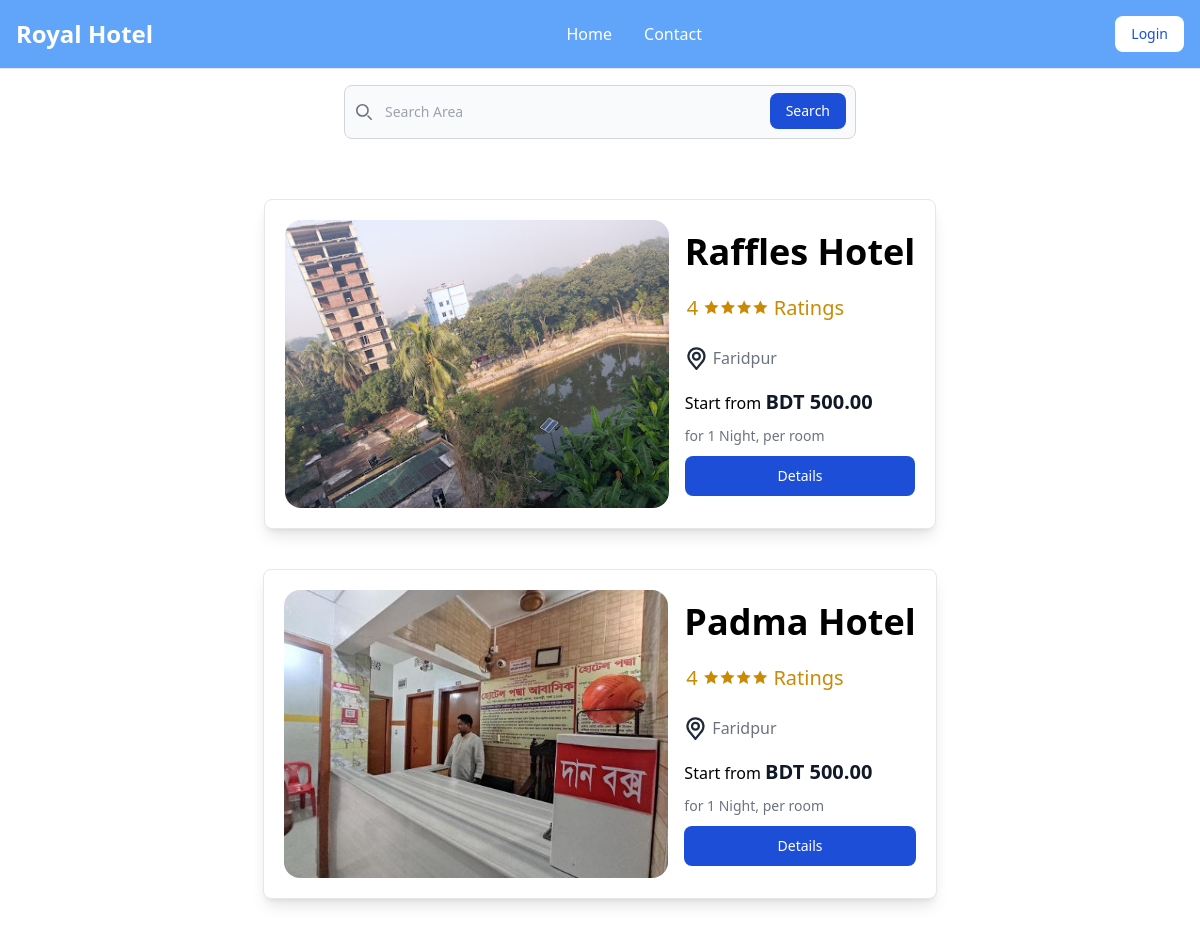
The app's page / (upper part), older data.
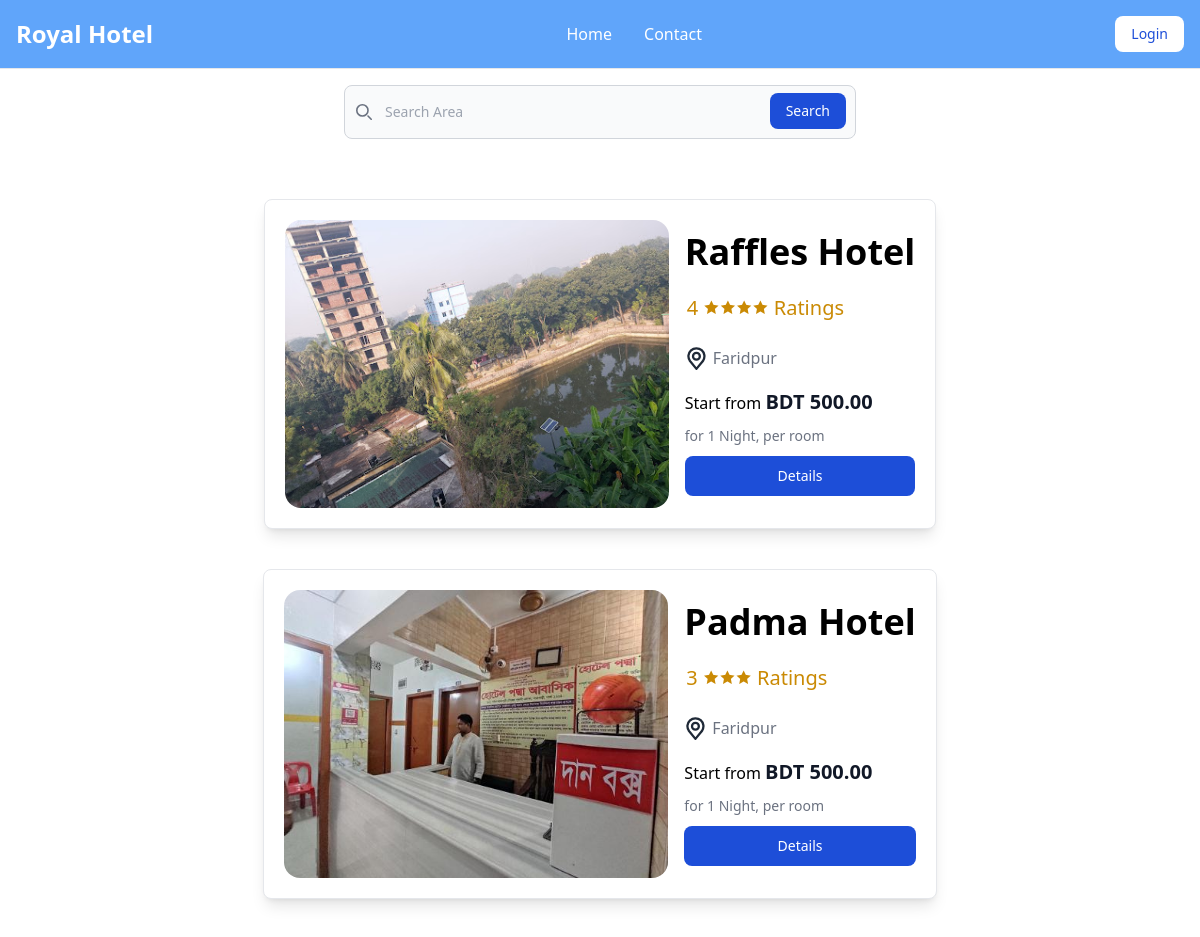
The same page, newer data.
### home/models.py (models this page shows, shortened)
class RoyalHotelModel(models.Model):
    name = models.CharField(max_length=50)
    address = models.TextField(max_length=60)
    description = models.TextField(max_length=200)
    photos = models.ImageField(upload_to="static/photos/", null=True, blank=True)
    reviews = models.ManyToManyField(User, through="User_Reviews")
    cost_per_day = models.DecimalField(
        max_digits=10, decimal_places=2, null=True, default=500
    )
    average_rating = models.IntegerField(default=0)
    class Meta:
        verbose_name_plural = "Royal Hotel's"

### home/views.py (the view)
# urls.py: path("", home, name="home"),
def home(request):
    query = request.GET.get("search", "")
    hotels = None
    if query:
        hotels = RoyalHotelModel.objects.filter(Q(address__icontains=query))
    else:
        hotels = RoyalHotelModel.objects.all()
    return render(request, "index.html", {"hotels": hotels})

### home/templatetags/my_filters.py (called while the page is built)
@register.filter(name="stars")
def stars(value):
    if value == 0:
        return "No reviews yet"
    star = f"{value} {'&#128970;' * value} Ratings"
    return mark_safe(star)

### templates/index.html (shortened to what this page needs)
{% extends 'base.html' %}
{% load static %}
{% load my_filters %}
{% block content %}
<div style="width: 50%;margin: auto;">
    <form class="mt-4" method="get">
        <div class="relative">
            <div class="absolute inset-y-0 left-0 flex items-center pl-3 pointer-events-none">
            </div>
            <input type="search" name="search"
                class="block w-full p-4 pl-10 text-sm text-gray-900 border border-gray-300 rounded-lg bg-gray-50 focus:ring-blue-500 focus:border-blue-500 "
                placeholder="Search Area" required>
            <button type="submit"
                class="text-white absolute right-2.5 bottom-2.5 bg-blue-700 hover:bg-blue-800 focus:ring-4 focus:outline-none focus:ring-blue-300 font-medium rounded-lg text-sm px-4 py-2 ">Search</button>
        </div>
    </form>
</div>
<div style="justify-items: center;" class="grid grid-cols-1 mt-10">
    {% for hotel in hotels %}
    <div class="bg-white border border-gray-200 rounded-lg shadow-lg flex-row lg:flex m-5 p-5 items-center">
        <img class="rounded-2xl h-72 " src="{{ hotel.photos.url }}" alt="product image" />
        <div class="flex flex-col gap-y-2.5 pl-4">
            <h2 class="text-4xl font-bold">{{ hotel.name }}</h2>
            <div class="mt-2.5 mb-3 flex rounded border-gray-300 p-0.5 text-xl text-yellow-600">
                {{hotel.average_rating|stars}}
            </div>
            <div class="flex flex-row gap-1">
                <h4 class="mb-2 text-gray-500">
                    {{hotel.address}}</h4>
            </div>
            <div class="items-center">Start from
                <span class="text-xl font-bold text-gray-900 "> BDT {{hotel.cost_per_day}} </span>
            </div>
            <span class="text-sm text-gray-500">for 1 Night, per room</span>
            <a href="{% url 'hotel_detail' hotel.id %}"
                class="text-white bg-blue-700 hover:bg-blue-800 focus:ring-4 focus:outline-none focus:ring-blue-300 font-medium rounded-lg text-sm px-5 py-2.5 text-center ">Details</a>
        </div>
    </div>
    {% endfor %}
</div>
{% endblock %}

Row changes from the older to the newer data that the page shows:
changed RoyalHotelModel "Padma Hotel": average_rating|stars "4 🟊🟊🟊🟊 Ratings" → "3 🟊🟊🟊 Ratings"
